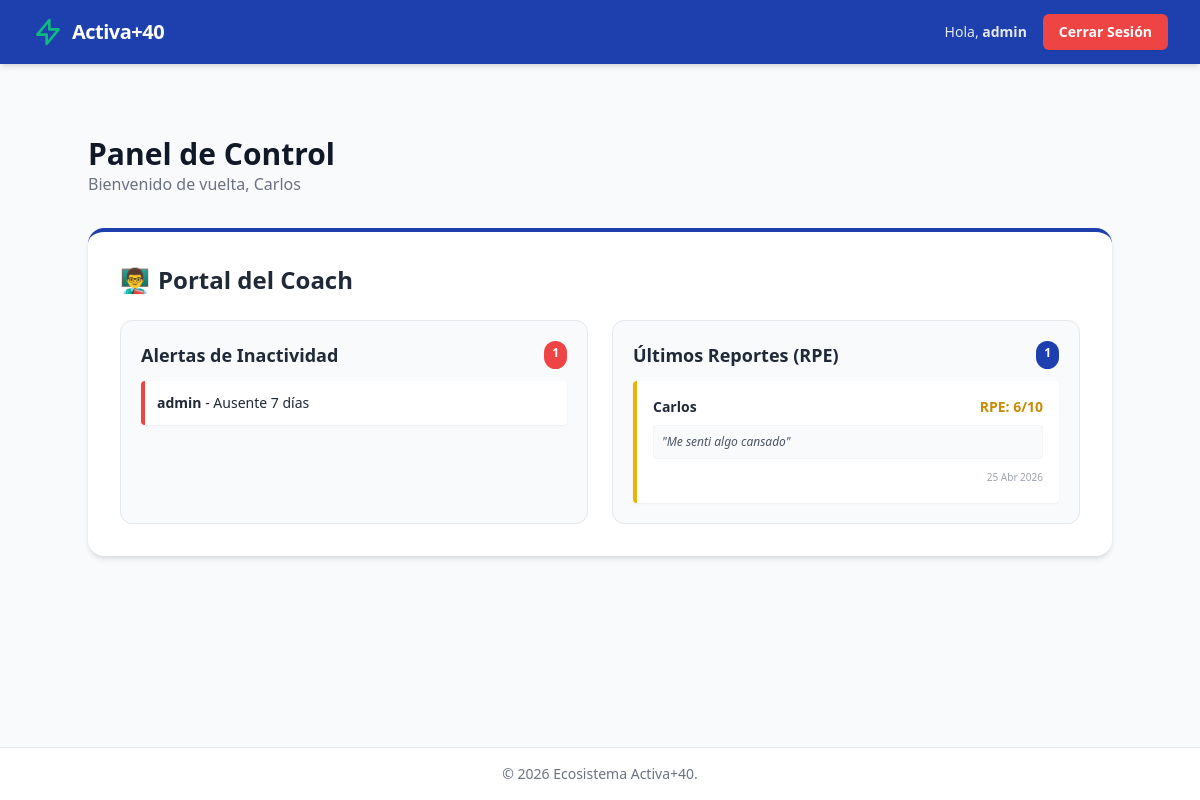
Page /dashboard/ (signed in) on the committed database.
### usuarios/models.py (models this page shows, shortened)
class Usuario(AbstractUser):
    es_cliente = models.BooleanField(default=False, verbose_name="Es Cliente (+40)")
    es_coach = models.BooleanField(default=False, verbose_name="Es Entrenador")
    fecha_nacimiento = models.DateField(null=True, blank=True, verbose_name="Fecha de Nacimiento")
    telefono = models.CharField(max_length=15, null=True, blank=True, verbose_name="Teléfono de contacto")
    class Meta:
        verbose_name = "Usuario"
        verbose_name_plural = "Usuarios"

### entrenamiento/models.py (models this page shows, shortened)
class Alerta_Inactividad(models.Model):
    usuario = models.ForeignKey(settings.AUTH_USER_MODEL, on_delete=models.CASCADE)
    dias_inactividad = models.IntegerField(choices=[(3, '3 Días'), (7, '7 Días'), (14, '14 Días')])
    fecha_disparo = models.DateTimeField(auto_now_add=True)
    resuelta = models.BooleanField(default=False, verbose_name="¿Contactado por Coach?")
    class Meta:
        verbose_name = "Alerta de Inactividad"
        verbose_name_plural = "Alertas de Inactividad"

class Evaluacion_PostSesion(models.Model):
    rutina = models.OneToOneField(Rutina, on_delete=models.CASCADE)
    esfuerzo_rpe = models.IntegerField(choices=[(i, str(i)) for i in range(1, 11)], verbose_name="Esfuerzo Percibido (RPE 1-10)")
    comentario_usuario = models.TextField(blank=True, null=True)
    fecha_evaluacion = models.DateTimeField(auto_now_add=True)
    class Meta:
        verbose_name = "Evaluación Post-Sesión"
        verbose_name_plural = "Evaluaciones Post-Sesión"

class Rutina(models.Model):
    usuario = models.ForeignKey(settings.AUTH_USER_MODEL, on_delete=models.CASCADE, related_name='rutinas_cliente')
    coach = models.ForeignKey(settings.AUTH_USER_MODEL, on_delete=models.SET_NULL, null=True, blank=True, related_name='rutinas_coach')
    fecha_asignacion = models.DateField(auto_now_add=True)
    completada = models.BooleanField(default=False)
    class Meta:
        verbose_name = "Rutina"
        verbose_name_plural = "Rutinas"

### core/views.py (the view)
# urls.py: path('dashboard/', dashboard, name='dashboard'),
@login_required
def dashboard(request):
    context = {}
    if request.user.es_coach:
        context['alertas'] = Alerta_Inactividad.objects.filter(resuelta=False)
        context['rutinas_activas'] = Rutina.objects.filter(coach=request.user, completada=False)
        context['evaluaciones'] = Evaluacion_PostSesion.objects.all().order_by('-fecha_evaluacion')[:5]
    elif request.user.es_cliente:
        context['mis_restricciones'] = Usuario_Restriccion.objects.filter(usuario=request.user)
        context['mis_rutinas'] = Rutina.objects.filter(usuario=request.user, completada=False)
    return render(request, 'dashboard.html', context)

### templates/dashboard.html (shortened to what this page needs)
{% extends 'base.html' %}
{% block content %}
<div class="max-w-5xl mx-auto py-10">
    <div class="mb-8 flex justify-between items-end">
        <div>
            <h1 class="text-3xl font-bold text-gray-900">Panel de Control</h1>
            <p class="text-gray-500">Bienvenido de vuelta, {{ user.first_name|default:user.username }}</p>
        </div>
    </div>
    {% if user.es_coach %}
        <div class="bg-white p-8 rounded-2xl shadow-md border-t-4 border-activa-blue">
            <h2 class="text-2xl font-bold mb-4 flex items-center gap-2">
                <span>👨‍🏫</span> Portal del Coach
            </h2>
            <div class="grid grid-cols-1 md:grid-cols-2 gap-6 mt-6">
                <div class="border border-gray-200 rounded-xl p-5 bg-gray-50">
                    <h3 class="font-bold text-lg mb-3 flex justify-between">
                        Alertas de Inactividad
                        <span class="bg-red-500 text-white text-xs py-1 px-2 rounded-full">{{ alertas.count }}</span>
                    </h3>
                    {% if alertas %}
                        <ul class="space-y-2">
                            {% for alerta in alertas %}
                                <li class="text-sm bg-white p-3 rounded shadow-sm border-l-4 border-red-500">
                                    <strong>{{ alerta.usuario.username }}</strong> - Ausente {{ alerta.dias_inactividad }} días
                                </li>
                            {% endfor %}
                        </ul>
                    {% else %}
                        <p class="text-sm text-gray-500">No hay alertas de abandono pendientes. ¡Excelente retención!</p>
                    {% endif %}
                </div>
                <div class="border border-gray-200 rounded-xl p-5 bg-gray-50">
                    <h3 class="font-bold text-lg mb-3 flex justify-between">
                        Últimos Reportes (RPE)
                        <span class="bg-activa-blue text-white text-xs py-1 px-2 rounded-full">{{ evaluaciones.count }}</span>
                    </h3>
                    {% if evaluaciones %}
                        <ul class="space-y-3">
                            {% for eval in evaluaciones %}
                                <li class="text-sm bg-white p-4 rounded shadow-sm border-l-4 {% if eval.esfuerzo_rpe >= 8 %}border-red-500{% elif eval.esfuerzo_rpe >= 5 %}border-yellow-500{% else %}border-green-500{% endif %}">
                                    <div class="flex justify-between mb-2">
                                        <strong class="text-gray-800">{{ eval.rutina.usuario.first_name }}</strong>
                                        <span class="font-bold {% if eval.esfuerzo_rpe >= 8 %}text-red-600{% elif eval.esfuerzo_rpe >= 5 %}text-yellow-600{% else %}text-green-600{% endif %}">
                                            RPE: {{ eval.esfuerzo_rpe }}/10
                                        </span>
                                    </div>
                                    {% if eval.comentario_usuario %}
                                        <p class="text-gray-600 italic text-xs bg-gray-50 p-2 rounded border border-gray-100">"{{ eval.comentario_usuario }}"</p>
                                    {% endif %}
                                    <p class="text-gray-400 text-[10px] mt-2 text-right">{{ eval.fecha_evaluacion|date:"d M Y" }}</p>
                                </li>
                            {% endfor %}
                        </ul>
                    {% else %}
                        <p class="text-sm text-gray-500">Aún no hay evaluaciones recientes de tus clientes.</p>
                    {% endif %}
                </div>
            </div>
        </div>
    {% endif %}
</div>
{% endblock %}

### templates/base.html (shortened to what this page needs)
<!DOCTYPE html>
<html lang="es">
<head>
    <script src="https://cdn.tailwindcss.com"></script>
</head>
<body class="bg-gray-50 text-gray-800 font-sans antialiased min-h-screen flex flex-col">
<nav class="bg-activa-blue text-white shadow-md">
        <div class="max-w-7xl mx-auto px-4 sm:px-6 lg:px-8">
            <div class="flex justify-between h-16 items-center">
                <div class="flex items-center gap-2">
                    <a href="{% url 'inicio' %}" class="flex items-center gap-2 hover:opacity-80 transition">
                        <svg class="w-8 h-8 text-activa-accent" fill="none" stroke="currentColor" viewBox="0 0 24 24"><path stroke-linecap="round" stroke-linejoin="round" stroke-width="2" d="M13 10V3L4 14h7v7l9-11h-7z"></path></svg>
                        <span class="font-bold text-xl tracking-tight">Activa+40</span>
                    </a>
                </div>
                <div class="flex items-center gap-4">
                    {% if user.is_authenticated %}
                        <span class="text-sm text-gray-200">
                            Hola, <strong>{{ user.username }}</strong>
                        </span>
                        <form method="POST" action="{% url 'logout' %}" class="inline">
                            <button type="submit" class="text-sm bg-red-500 hover:bg-red-600 px-4 py-2 rounded-md font-semibold transition shadow-sm">
                                Cerrar Sesión
                            </button>
                        </form>
                    {% endif %}
                </div>
            </div>
        </div>
    </nav>
    <main class="flex-grow max-w-7xl mx-auto px-4 sm:px-6 lg:px-8 py-8 w-full">
        {% block content %}
        {% endblock %}
    </main>
    <footer class="bg-white border-t border-gray-200 mt-auto">
        <div class="max-w-7xl mx-auto px-4 py-4 sm:px-6 lg:px-8 text-center text-sm text-gray-500">
            &copy; 2026 Ecosistema Activa+40.
        </div>
    </footer>
</body>
</html>

### rows in the picture
Usuario: username "admin", first_name "Carlos"
Alerta_Inactividad: usuario.username "admin", dias_inactividad "7"
Evaluacion_PostSesion: rutina.usuario.first_name "Carlos", esfuerzo_rpe "6", comentario_usuario "Me senti algo cansado", fecha_evaluacion "25 Abr 2026"

### other values in the picture
{{ alertas.count }} "1"
{{ evaluaciones.count }} "1"
